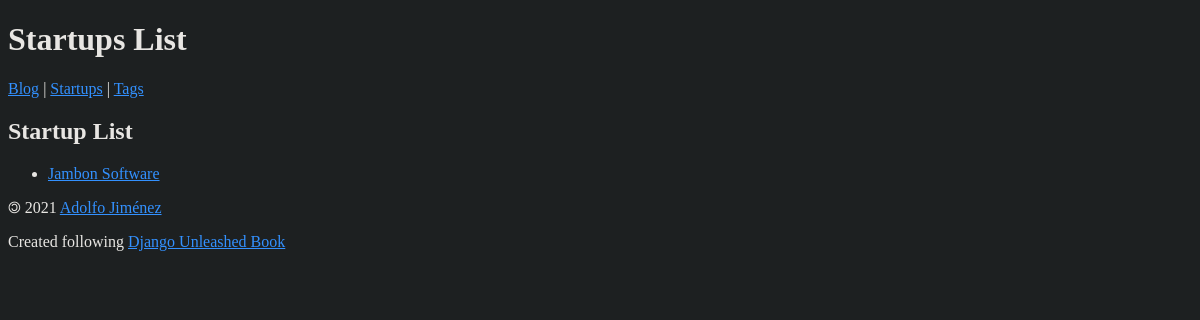
/startup/, run on an earlier commit of the app's database.
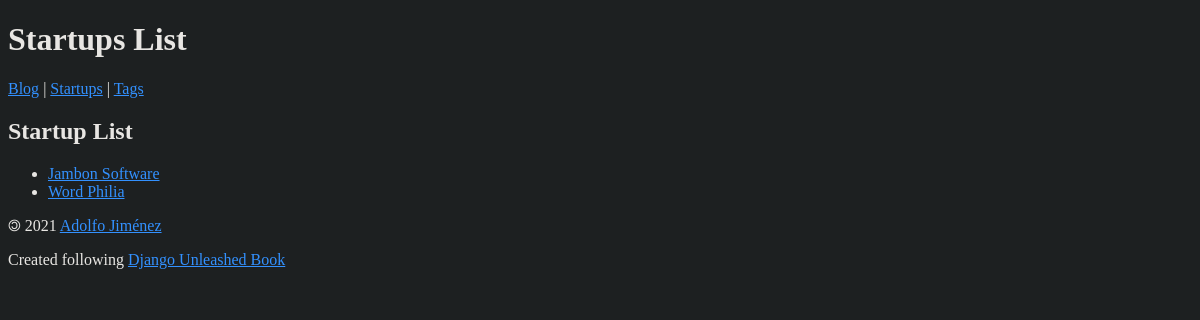
And on a later commit of the database.
### organizer/models.py (models this page shows, shortened)
class Startup(models.Model):
    name         = models.CharField(max_length=31)
    slug         = models.SlugField()
    description  = models.TextField()
    founded_date = models.DateField()
    contact      = models.EmailField(max_length=254)
    website      = models.URLField()
    tags         = models.ManyToManyField(Tag)
    class Meta:
        ordering      = ['name']
        get_latest_by = 'founded_date'
    def get_reversed_url(self, path_name):
        return reverse(
            path_name,
            kwargs={'slug': self.slug}
        )
    def get_absolute_url(self):
        return self.get_reversed_url(path_name='startup_detail')

### organizer/views.py (the view)
# urls.py: path('startup/', startup_list, name='startup_list'),
def startup_list(request):
    template_name = 'organizer/startup_list.html'
    context       = {'startup_list': Startup.objects.all()}
    return render(request, template_name, context)

### organizer/templates/organizer/startup_list.html (shortened to what this page needs)
{% extends parent_template|default:"organizer/base_organizer.html" %}
{% block heading %}
<h1>Startups List</h1>
{% endblock %}
{% block content %}
<h2>Startup List</h2>
<ul>
	{% for startup in startup_list %}
	<li>
		<a href="{{ startup.get_absolute_url }}">
			{{ startup.name }}
		</a>
	</li>
	{% empty %}
	<li><em>There are no startups availables.</em></li>
	{% endfor %}
</ul>
{% endblock %}

What changed in the data, as far as the page shows it:
added Startup: name "Word Philia"
